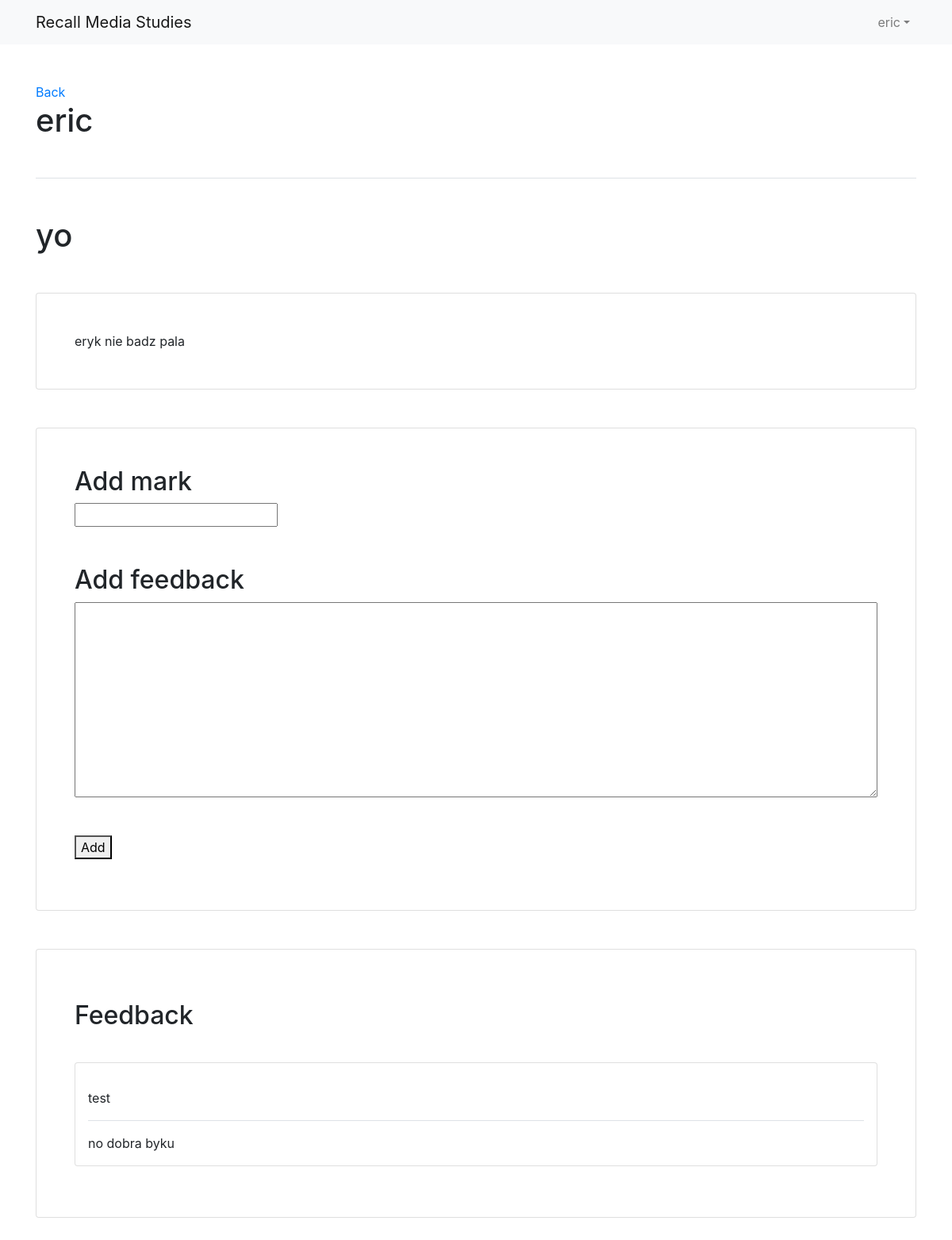
/responses/eric/25/ (signed in), run on the app's committed database.
### recall/models.py (models this page shows, shortened)
class User(AbstractUser):
    communities = ManyToManyField('Community', related_name="users")

class QuestionResponse(models.Model):
    user = models.ForeignKey(User, on_delete=models.CASCADE)
    question = models.ForeignKey('Question', on_delete=models.CASCADE)
    content = models.TextField(null=True)
    time_taken = models.FloatField(null=True)
    mark = models.IntegerField(null=True)
    is_complete = models.BooleanField(default=False)

class Question(models.Model):
    user = models.ForeignKey(User, on_delete=models.CASCADE)
    community = models.ForeignKey('community', on_delete=models.CASCADE)
    title = models.CharField(max_length=30)
    content = models.TextField()
    date_assigned = models.DateTimeField(default=timezone.now)
    mark = models.IntegerField()

class Feedback(models.Model):
    user = models.ForeignKey(User, on_delete=models.CASCADE)
    response = models.ForeignKey(QuestionResponse,on_delete=models.CASCADE)
    content = models.TextField()
    date_created = models.DateTimeField(default=timezone.now)

### recall/views.py (the view, shortened to what this page needs)
# urls.py: path('responses/<str:user>/<int:pk>/', login_required(views.UserResponseView.as_view()), name="user-response"),
class UserResponseView(CreateView):
    template_name = 'recall/view-response.html'
    model = Feedback
    form_class = FeedbackForm
    def get_context_data(self, **kwargs):
        context = super(UserResponseView, self).get_context_data(**kwargs)
        user_response = QuestionResponse.objects.get(id=self.kwargs['pk'], user__username=self.kwargs['user'])
        context['question'] = user_response
        context['feedback'] = Feedback.objects.filter(response=user_response)
        return context

### recall/forms.py
class FeedbackForm(forms.ModelForm):
    class Meta:
        model = Feedback
        fields = ['content']

### recall/templates/recall/view-response.html (shortened to what this page needs)
{% extends 'recall/base.html' %}
{% block content %}
<div class="container py-5">
    <div>
        <a href="{% url 'responses' question.question.community.id %}">Back</a>
    </div>
    <div class="">
        <h1 class="pb-5 border-bottom">{{ question.user }} </h1>
        <h1 class="mt-5">{{ question.question.title }}</h1>
    </div>
    <div class="mt-5 card p-5">
    {% if question.content %}
       {{ question.content }}
    {% else %}
    <h1>Question has not been attempted</h1>
    {% endif %}
    </div>
    <div class="card p-5 mt-5">
        <form action="" method="POST">
                <h2>Add mark</h2>
            <div class="mb-5">
                <input type="text" name="mark">
            </div>
            <h2>Add feedback</h2>
            <div class="form-input-box">
                {{ form.content }}
            </div>
            <div class="mt-5">
                <button formnovalidate value="submit">Add</button>
            </div>
        </form>
    </div>
    {% if feedback %}
    <div class="card mt-5 p-5">
        <div class="my-3">
            <h2>Feedback</h2>
        </div>
        {% for fb in feedback %}
        <div class="card my-3 p-3">
            <div class="py-3 border-bottom">
                {{ fb.user }}
            </div>
            <div class="mt-3">
                {{ fb.content }}
            </div>
        </div>
        {% endfor %}
    </div>
    {% endif %}
</div>
{% endblock content %}

### recall/templates/recall/navbar.html (shortened to what this page needs)
{% block navbar %}
<nav class="navbar navbar-expand-lg navbar-light bg-light">
    <div class="container">
        <a href="{% url 'index' %}" class="navbar-brand">Recall Media Studies</a>
        <div class="collapse navbar-collapse justify-content-end" id="navbarMenu">
            <ul class="navbar-nav">
                {% if user.is_authenticated %}
                <li class="nav-item dropdown">
                    <a class="nav-link dropdown-toggle" href="#" id="navbarDropdown" role="button" data-bs-toggle="dropdown" aria-expanded="false">{{ user.username }}</a>
                </li>
                {% endif %}
            </ul>
        </div>
    </div>
</nav>
{% endblock navbar %}

### recall/static/recall/style.css (style rules this page uses)
html, body { height:100% }
body { margin: 0; }
.form-input-box { width: 100% }
.form-input-box textarea { width: 100% }

### data on the page
User: username "eric"
QuestionResponse: user "eric", question "yo", content "eryk nie badz pala"
Feedback: user "test", content "no dobra byku"
